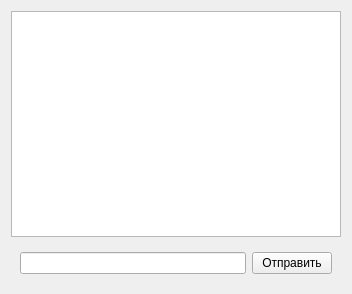
<?xml version="1.0" encoding="UTF-8"?>
<ui version="4.0">
 <class>ClientChatWidget</class>
 <widget class="QWidget" name="ClientChatWidget">
  <property name="geometry">
   <rect>
    <x>0</x>
    <y>0</y>
    <width>352</width>
    <height>294</height>
   </rect>
  </property>
  <property name="windowTitle">
   <string>Form</string>
  </property>
  <layout class="QVBoxLayout" name="verticalLayout">
   <item>
    <widget class="QListWidget" name="lstMessages"/>
   </item>
   <item>
    <widget class="QWidget" name="wdgSendMessage" native="true">
     <layout class="QHBoxLayout" name="horizontalLayout">
      <item>
       <widget class="QLineEdit" name="lnMessage"/>
      </item>
      <item>
       <widget class="QPushButton" name="btnSend">
        <property name="text">
         <string>Отправить</string>
        </property>
       </widget>
      </item>
     </layout>
    </widget>
   </item>
  </layout>
 </widget>
 <resources/>
 <connections/>
</ui>
